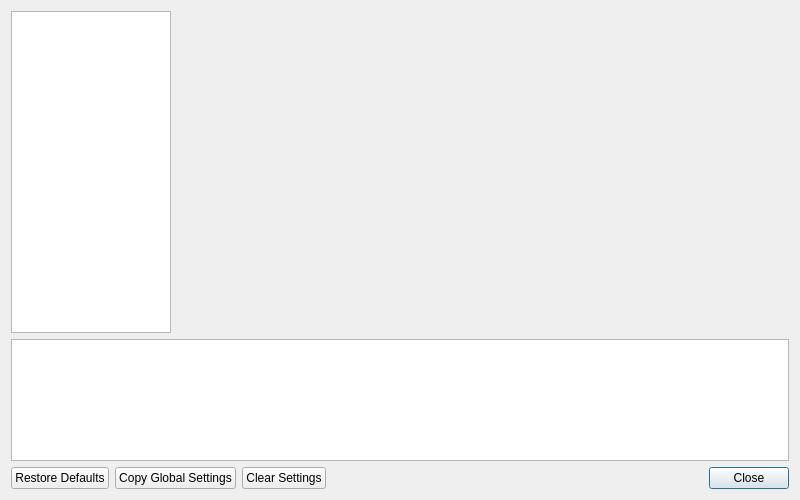
<?xml version="1.0" encoding="UTF-8"?>
<ui version="4.0">
 <class>SettingsWindow</class>
 <widget class="QWidget" name="SettingsWindow">
  <property name="geometry">
   <rect>
    <x>0</x>
    <y>0</y>
    <width>800</width>
    <height>500</height>
   </rect>
  </property>
  <property name="sizePolicy">
   <sizepolicy hsizetype="Preferred" vsizetype="Preferred">
    <horstretch>0</horstretch>
    <verstretch>0</verstretch>
   </sizepolicy>
  </property>
  <property name="windowTitle">
   <string>Settings</string>
  </property>
  <property name="windowIcon">
   <iconset>
    <normalon>:/icons/AppIcon64.png</normalon>
   </iconset>
  </property>
  <layout class="QGridLayout" name="gridLayout" columnstretch="0,1">
   <item row="0" column="0">
    <widget class="QListWidget" name="settingsCategory">
     <property name="sizePolicy">
      <sizepolicy hsizetype="Preferred" vsizetype="Preferred">
       <horstretch>0</horstretch>
       <verstretch>0</verstretch>
      </sizepolicy>
     </property>
     <property name="minimumSize">
      <size>
       <width>160</width>
       <height>0</height>
      </size>
     </property>
     <property name="maximumSize">
      <size>
       <width>160</width>
       <height>16777215</height>
      </size>
     </property>
     <property name="iconSize">
      <size>
       <width>32</width>
       <height>32</height>
      </size>
     </property>
     <property name="wordWrap">
      <bool>true</bool>
     </property>
    </widget>
   </item>
   <item row="0" column="1">
    <widget class="QStackedWidget" name="settingsContainer">
     <property name="minimumSize">
      <size>
       <width>500</width>
       <height>0</height>
      </size>
     </property>
    </widget>
   </item>
   <item row="1" column="0" colspan="2">
    <widget class="QTextEdit" name="helpText">
     <property name="minimumSize">
      <size>
       <width>0</width>
       <height>122</height>
      </size>
     </property>
     <property name="maximumSize">
      <size>
       <width>16777215</width>
       <height>122</height>
      </size>
     </property>
     <property name="readOnly">
      <bool>true</bool>
     </property>
    </widget>
   </item>
   <item row="2" column="0" colspan="2">
    <layout class="QHBoxLayout" name="footerLayout">
     <item>
      <widget class="QPushButton" name="restoreDefaultsButton">
       <property name="text">
        <string>Restore Defaults</string>
       </property>
      </widget>
     </item>
     <item>
      <widget class="QPushButton" name="copyGlobalSettingsButton">
       <property name="text">
        <string>Copy Global Settings</string>
       </property>
      </widget>
     </item>
     <item>
      <widget class="QPushButton" name="clearGameSettingsButton">
       <property name="text">
        <string>Clear Settings</string>
       </property>
      </widget>
     </item>
     <item>
      <spacer name="horizontalSpacer">
       <property name="orientation">
        <enum>Qt::Orientation::Horizontal</enum>
       </property>
       <property name="sizeHint" stdset="0">
        <size>
         <width>40</width>
         <height>20</height>
        </size>
       </property>
      </spacer>
     </item>
     <item>
      <widget class="QPushButton" name="closeButton">
       <property name="text">
        <string>Close</string>
       </property>
       <property name="default">
        <bool>true</bool>
       </property>
      </widget>
     </item>
    </layout>
   </item>
  </layout>
 </widget>
 <resources>
  <include location="../resources/resources.qrc"/>
 </resources>
 <connections/>
</ui>
